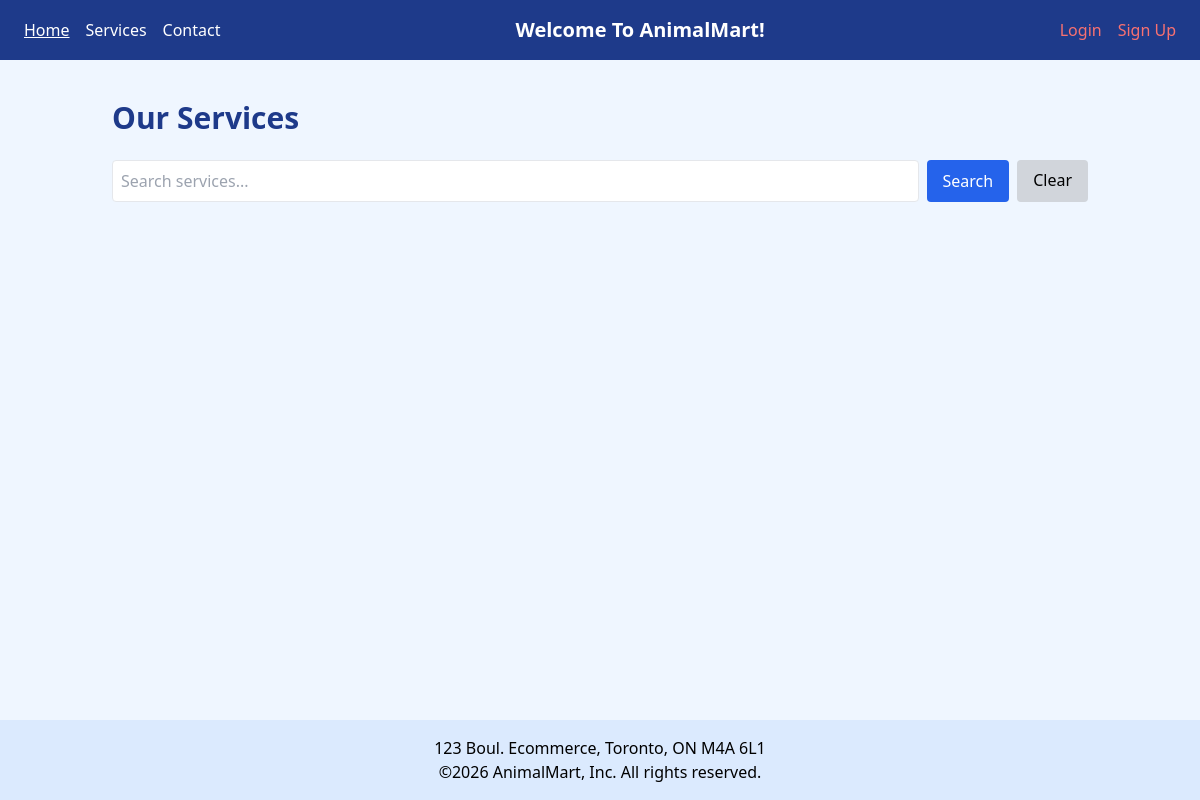
The page /view/services.php on the database as committed earlier.
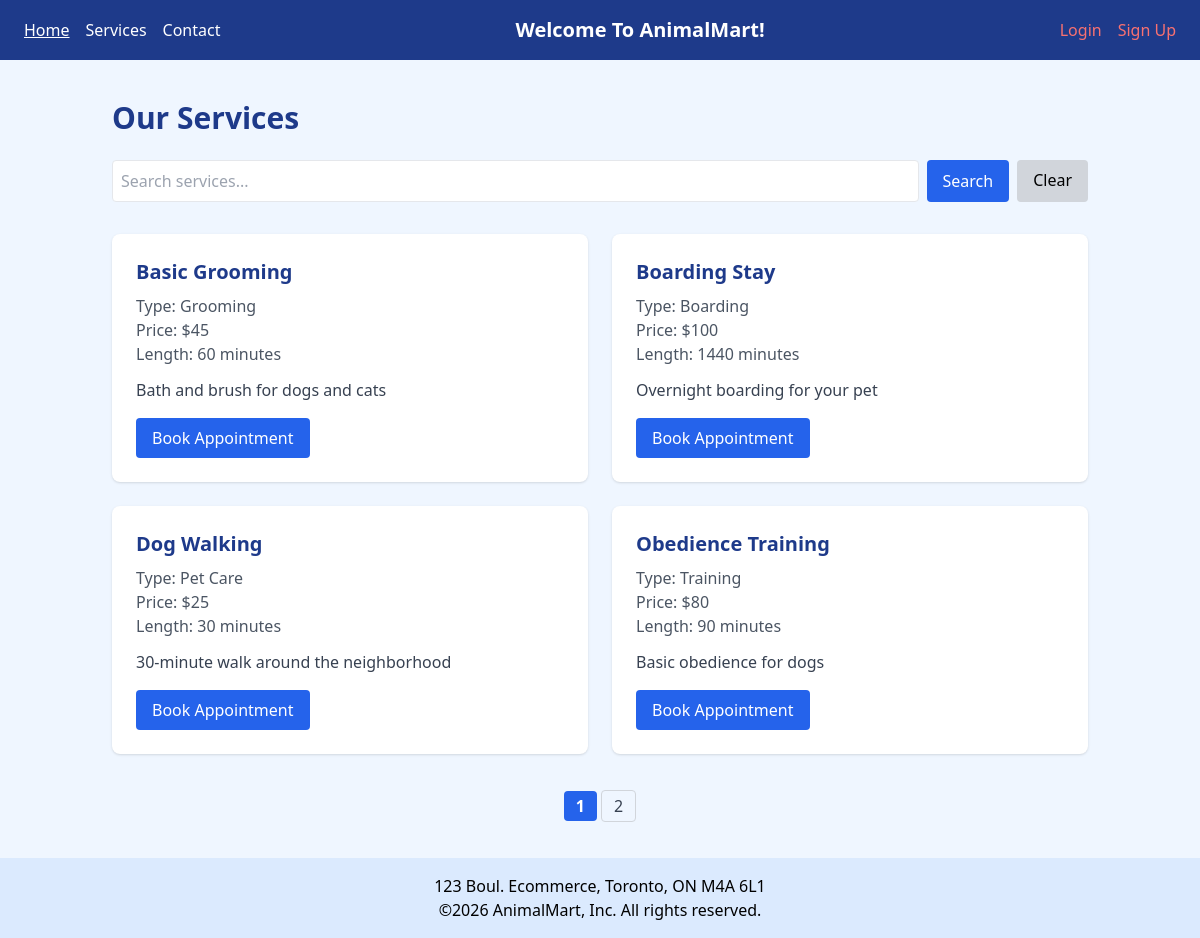
The same page on the database as committed later.
### tables this page shows
CREATE TABLE services (
  service_id INT UNSIGNED AUTO_INCREMENT PRIMARY KEY,
  name VARCHAR(255) NOT NULL,  
  description VARCHAR(255) NOT NULL,
  type ENUM (
  'Pet Care',
  'Grooming',
  'Health',
  'Training',
  'Boarding',
  'Transportation',
  'Retail',
  'End-of-Life',
  'Specialized'
	),
    duration INT NOT NULL,
    price DECIMAL NOT NULL,
    created_at TIMESTAMP DEFAULT CURRENT_TIMESTAMP
);

### config/session_check.php (called while the page is built, shortened)
<?php
function isLoggedIn(): bool
{
    return !empty($_SESSION['user']['id']) && !empty($_SESSION['user']['username']);
}
?>

### model/ServiceModel.php (called while the page is built, shortened)
<?php
class ServiceModel {
    private $conn;
    private $table = "services";
    public function __construct($db) {
        $this->conn = $db;
    }
    public function getServices($limit = 10, $offset = 0) {
        try {
            $limit = max(intval($limit), 1);
            $offset = max(intval($offset), 0);
            $query = "SELECT * FROM {$this->table} ORDER BY name ASC LIMIT :limit OFFSET :offset";
            $stmt = $this->conn->prepare($query);
            $stmt->bindParam(':limit', $limit, PDO::PARAM_INT);
            $stmt->bindParam(':offset', $offset, PDO::PARAM_INT);
            $stmt->execute();
            return $stmt->fetchAll(PDO::FETCH_ASSOC);
        } catch (PDOException $e) {
            error_log("Get Services Error: " . $e->getMessage());
            return [];
        }
    }
    public function getTotalServiceCount() {
        try {
            $stmt = $this->conn->prepare("SELECT COUNT(*) as total FROM {$this->table}");
            $stmt->execute();
            return $stmt->fetchColumn() ?: 0;
        } catch (PDOException $e) {
            error_log("Get Total Service Count Error: " . $e->getMessage());
            return 0;
        }
    }
}

### view/services.php (the view, shortened to what this page needs)
<?php
require_once '../config/database.php';
require_once '../model/ServiceModel.php';
require_once '../controller/ServiceController.php';
require_once '../config/session_check.php';
try {
    $pdo = Database::getConnection();
} catch (Exception $e) {
    error_log($e->getMessage());
    die("Database unavailable");
}
$service = new ServiceModel($pdo);
$controllerService = new ServiceController($service ,$pdo);
$page = isset($_GET['page']) && is_numeric($_GET['page']) && $_GET['page'] > 0
    ? (int) $_GET['page']
    : 1;
$resultsPerPage = 4;
$offset = ($page - 1) * $resultsPerPage;
$isSearching = isset($_GET['searchInput']) && trim($_GET['searchInput']) !== '';
$services    = $isSearching
    ? $controllerService->search()
    : $controllerService->getServices($resultsPerPage, $offset);
?>
<!DOCTYPE html>
<html lang="en">
<head>
    <script src="https://cdn.tailwindcss.com"></script>
</head>
<body class="bg-blue-50 min-h-screen flex flex-col">
<nav class="bg-blue-900 text-white px-6 py-4 flex flex-col md:flex-row justify-between items-center md:items-center space-y-2 md:space-y-0">
    <div class="flex space-x-4">
        <a href="Home.php" class="underline">Home</a>
        <a href="services.php?page=1" class="hover:text-blue-300">Services</a>
        <a href="contact.php" class="hover:text-blue-300">Contact</a>
    </div>
    <div class="text-xl font-bold">Welcome To AnimalMart!</div>
    <div class="flex space-x-4">
        <?php if (!isLoggedIn()): ?>
            <a href="login.php" class="text-red-400">Login</a>
            <a href="signup.php" class="text-red-400">Sign Up</a>
        <?php endif; ?>
    </div>
</nav>
<main class="flex-grow container mx-auto px-6 py-10">
    <div class="flex justify-between items-center mb-6">
        <h1 class="text-3xl font-bold text-blue-900">Our Services</h1>
    </div>
    <form method="GET" class="flex gap-2 mb-8">
        <input type="text"
               name="searchInput"
               placeholder="Search services..."
               value="<?= htmlspecialchars($_GET['searchInput'] ?? '') ?>"
               class="flex-1 p-2 border rounded focus:ring-2 focus:ring-blue-500">
        <button type="submit"
                class="bg-blue-600 text-white px-4 py-2 rounded hover:bg-blue-700">
            Search
        </button>
        <a href="services.php?page=1"
           class="bg-gray-300 px-4 py-2 rounded hover:bg-gray-400">
            Clear
        </a>
    </form>
    <div class="grid md:grid-cols-2 gap-6">
        <?php foreach ($services as $service): ?>
            <div class="bg-white p-6 rounded-lg shadow">
                <h2 class="text-xl font-semibold text-blue-900">
                    <?= htmlspecialchars($service['name']) ?>
                </h2>
                <p class="text-gray-600 mt-2">
                    Type: <?= htmlspecialchars($service['type']) ?><br>
                    Price: $<?= htmlspecialchars($service['price']) ?>
                    <?php if (!empty($service['duration'])): ?>
                        <br>Length: <?= htmlspecialchars($service['duration']) ?> minutes
                    <?php endif; ?>
                </p>
                <?php if (!empty($service['description'])): ?>
                    <p class="mt-3 text-gray-700">
                        <?= htmlspecialchars($service['description']) ?>
                    </p>
                <?php endif; ?>
                <div class="mt-4 flex gap-2">
                    <a href="appointment.php?service=<?= (int)$service['service_id'] ?>"
                       class="bg-blue-600 text-white px-4 py-2 rounded hover:bg-blue-700">
                        Book Appointment
                    </a>
                </div>
            </div>
        <?php endforeach; ?>
    </div>
    <?php if (!$isSearching): ?>
    <div class="mt-10">
        <?= $controllerService->displayPagination($resultsPerPage); ?>
    </div>
    <?php endif; ?>
</main>
<footer class="bg-blue-100 text-center p-4">
    123 Boul. Ecommerce, Toronto, ON M4A 6L1<br>
    ©2026 AnimalMart, Inc. All rights reserved.
</footer>
</body>
</html>

### controller/ServiceController.php (shortened to what this page needs)
<?php
require_once '../model/ServiceModel.php';
class ServiceController
{
    private ServiceModel $serviceObj;
    public function __construct(ServiceModel $serviceObj, PDO $db)
    {
        $this->serviceObj = $serviceObj;
    }
    public function getServices(int $limit, int $offset): array
    {
        return $this->serviceObj->getServices($limit, $offset);
    }
    private function getTotalPages(int $resultsPerPage): int
    {
        $total = $this->serviceObj->getTotalServiceCount();
        return (int) ceil($total / $resultsPerPage);
    }
    public function displayPagination(int $resultsPerPage): string
    {
        $currentPage = isset($_GET['page']) && is_numeric($_GET['page'])
            ? max(1, (int) $_GET['page'])
            : 1;
        $totalPages = $this->getTotalPages($resultsPerPage);
        if ($totalPages <= 1) {
            return '';
        }
        $html = '<nav class="flex justify-center mt-6"><ul class="flex flex-row space-x-1">';
        for ($page = 1; $page <= $totalPages; $page++) {
            $classes = $page === $currentPage
                ? 'px-3 py-1 rounded bg-blue-600 text-white font-semibold'
                : 'px-3 py-1 rounded border border-gray-300 text-gray-700 hover:bg-blue-50';
            $html .= sprintf(
                '<li><a class="%s" href="services.php?page=%d">%d</a></li>',
                $classes,
                $page,
                $page
            );
        }
        $html .= '</ul></nav>';
        return $html;
    }
}

Rows that differ between the two databases and show on the page:
added services: name "Basic Grooming", type "Grooming", price "45", duration "60", description "Bath and brush for dogs and cats"
added services: name "Boarding Stay", type "Boarding", price "100", duration "1440", description "Overnight boarding for your pet"
added services: name "Dog Walking", type "Pet Care", price "25", duration "30", description "30-minute walk around the neighborhood"
added services: name "Obedience Training", type "Training", price "80", duration "90", description "Basic obedience for dogs"
Other text that changed with them:
new list line: "1"
new list line: "2"
